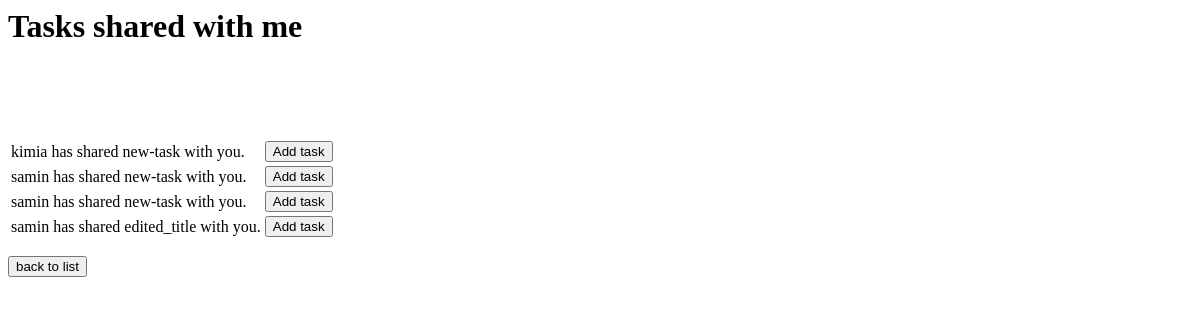
The app's page /v1/to-do-list/7/shared-tasks/ (signed in), older data.
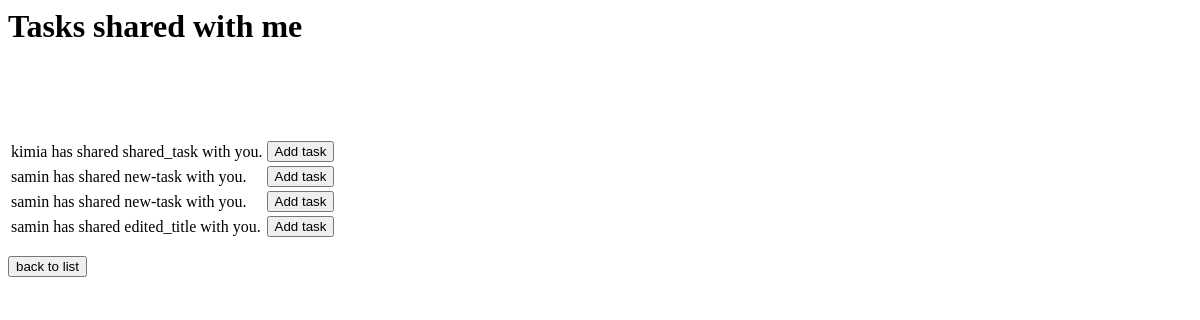
The same page, newer data.
### ToDoListApp/models/task.py (models this page shows, shortened)
class Task(models.Model):
    PRIORITY_CHOICES = (('1', 'High'), ('2', 'Medium'), ('3', 'Low'))
    title = models.CharField(max_length=100, verbose_name='عنوان',
                             null=False, default="new-task", validators=[validate_title])
    description = models.CharField(max_length=1000, verbose_name='توضیحات', null=False, default="", blank=True)
    deadline = models.DateField(max_length=10, verbose_name='زمان سرسید',
                                null=False, default=django.utils.timezone.now().date(), validators=[validate_date])
    priority = models.CharField(max_length=1, choices=PRIORITY_CHOICES,
                                verbose_name='اولویت', null=False, default='2',
                                validators=[validate_priority])
    to_do_lists = models.ManyToManyField(to='ToDoListApp.ToDoList', related_name='tasks',
                                         verbose_name='لیست‌ها')
    users_shared_with = models.ManyToManyField(to=User, related_name='tasks_shared_with_user',
                                               verbose_name='افرادی که با آنها به اشتراک گذاشته شده')
    owner = models.ForeignKey(to=User, on_delete=models.SET_NULL, verbose_name='صاحب',
                              null=True)
    attachment = models.FileField(verbose_name='فایل ضمیمه', null=True, blank=True,
                                  upload_to="media_files")

### ToDoListApp/views/add_shared_tasks_view.py (the view)
# urls.py: path("to-do-list/<int:list_id>/shared-tasks/", add_shared_tasks, name='v1-add-shared-tasks'),
@login_required
def add_shared_tasks(request, list_id):
    user = request.user
    to_do_list = ToDoList.objects.get(id=list_id)
    shared_tasks = user.tasks_shared_with_user.all()
    if request.method == 'POST':
        task_id = request.POST.get('add')
        task = Task.objects.get(id=task_id)
        to_do_list.tasks.add(task)
        return render(request, "v1/add_shared_tasks_template.html",
                      {'tasks': shared_tasks, 'user': user, 'to_do_list': to_do_list})
    else:
        return render(request, "v1/add_shared_tasks_template.html",
                      {'tasks': shared_tasks, 'user': user, 'to_do_list': to_do_list})

### ToDoListApp/templates/v1/add_shared_tasks_template.html (shortened to what this page needs)
<h1>Tasks shared with me</h1>
<form method="post">
    <table>
        {% for task in tasks %}
            <tr>
                <td>
                    {{ task.owner.username }} has shared {{ task.title }} with you.
                </td>
                {% if task in to_do_list.tasks.all %}
                    <td>
                        <button type="submit" disabled="disabled">Added</button>
                    </td>
                {% else %}
                    <td>
                        <button type="submit" name="add" value="{{ task.id }}">Add task</button>
                    </td>
                {% endif %}
                <br>
            </tr>
        {% endfor %}
    </table>
    <p>
        <button formaction="{% url 'v1-get-list' list_id=to_do_list.id %}">back to list</button>
    </p>
</form>

Row changes from the older to the newer data that the page shows:
changed Task "kimia": title "new-task" → "shared_task"
